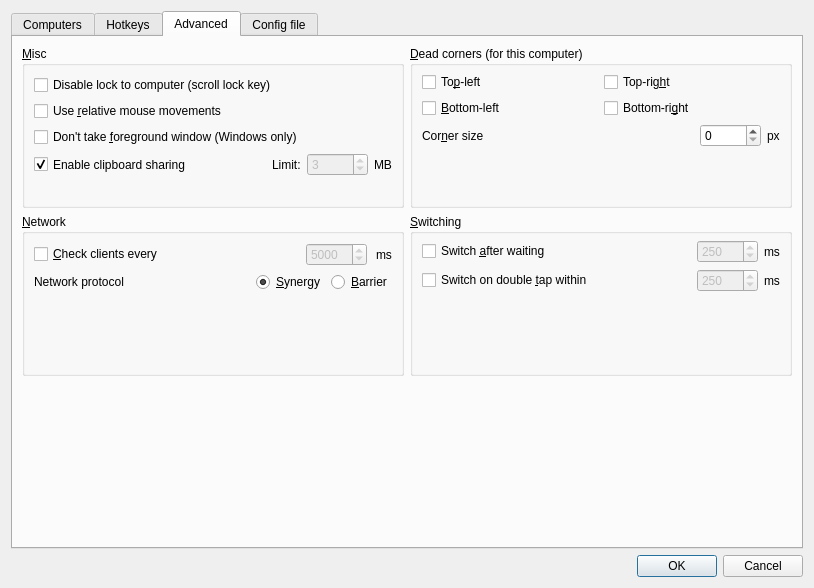
<?xml version="1.0" encoding="UTF-8"?>
<ui version="4.0">
 <class>ServerConfigDialog</class>
 <widget class="QDialog" name="ServerConfigDialog">
  <property name="geometry">
   <rect>
    <x>0</x>
    <y>0</y>
    <width>814</width>
    <height>588</height>
   </rect>
  </property>
  <property name="minimumSize">
   <size>
    <width>0</width>
    <height>0</height>
   </size>
  </property>
  <property name="windowTitle">
   <string>Server Configuration</string>
  </property>
  <layout class="QVBoxLayout">
   <item>
    <widget class="QTabWidget" name="tabWidget">
     <property name="currentIndex">
      <number>2</number>
     </property>
     <widget class="QWidget" name="tabComputers">
      <attribute name="title">
       <string>Computers</string>
      </attribute>
      <layout class="QVBoxLayout">
       <property name="leftMargin">
        <number>6</number>
       </property>
       <property name="topMargin">
        <number>5</number>
       </property>
       <property name="rightMargin">
        <number>6</number>
       </property>
       <property name="bottomMargin">
        <number>5</number>
       </property>
       <item>
        <layout class="QHBoxLayout" name="layoutComputers">
         <property name="spacing">
          <number>6</number>
         </property>
         <item>
          <widget class="TrashScreenWidget" name="lblRemoveScreen">
           <property name="acceptDrops">
            <bool>true</bool>
           </property>
           <property name="toolTip">
            <string>Drag a computer from the grid to the trashcan to remove it.</string>
           </property>
           <property name="frameShape">
            <enum>QFrame::Shape::StyledPanel</enum>
           </property>
           <property name="frameShadow">
            <enum>QFrame::Shadow::Raised</enum>
           </property>
          </widget>
         </item>
         <item>
          <spacer name="horizontalSpacer_21">
           <property name="orientation">
            <enum>Qt::Orientation::Horizontal</enum>
           </property>
           <property name="sizeHint" stdset="0">
            <size>
             <width>40</width>
             <height>20</height>
            </size>
           </property>
          </spacer>
         </item>
         <item>
          <widget class="QLabel" name="label_2">
           <property name="sizePolicy">
            <sizepolicy hsizetype="Preferred" vsizetype="Preferred">
             <horstretch>1</horstretch>
             <verstretch>0</verstretch>
            </sizepolicy>
           </property>
           <property name="maximumSize">
            <size>
             <width>310</width>
             <height>16777215</height>
            </size>
           </property>
           <property name="text">
            <string>Configure the layout of your computer displays by dragging to where you want.</string>
           </property>
           <property name="alignment">
            <set>Qt::AlignmentFlag::AlignCenter</set>
           </property>
           <property name="wordWrap">
            <bool>true</bool>
           </property>
           <property name="indent">
            <number>-1</number>
           </property>
          </widget>
         </item>
         <item>
          <spacer name="horizontalSpacer_22">
           <property name="orientation">
            <enum>Qt::Orientation::Horizontal</enum>
           </property>
           <property name="sizeHint" stdset="0">
            <size>
             <width>40</width>
             <height>20</height>
            </size>
           </property>
          </spacer>
         </item>
         <item>
          <widget class="NewScreenWidget" name="lblNewScreen">
           <property name="toolTip">
            <string>Drag to the grid to add a new computer.</string>
           </property>
           <property name="frameShape">
            <enum>QFrame::Shape::StyledPanel</enum>
           </property>
           <property name="frameShadow">
            <enum>QFrame::Shadow::Raised</enum>
           </property>
          </widget>
         </item>
        </layout>
       </item>
       <item>
        <spacer name="verticalSpacer">
         <property name="orientation">
          <enum>Qt::Orientation::Vertical</enum>
         </property>
         <property name="sizeType">
          <enum>QSizePolicy::Policy::Fixed</enum>
         </property>
         <property name="sizeHint" stdset="0">
          <size>
           <width>20</width>
           <height>10</height>
          </size>
         </property>
        </spacer>
       </item>
       <item>
        <widget class="ScreenSetupView" name="screenSetupView">
         <property name="sizePolicy">
          <sizepolicy hsizetype="MinimumExpanding" vsizetype="Expanding">
           <horstretch>0</horstretch>
           <verstretch>0</verstretch>
          </sizepolicy>
         </property>
         <property name="acceptDrops">
          <bool>true</bool>
         </property>
         <property name="autoFillBackground">
          <bool>false</bool>
         </property>
        </widget>
       </item>
      </layout>
     </widget>
     <widget class="QWidget" name="tabHotkeys">
      <attribute name="title">
       <string>Hotkeys</string>
      </attribute>
      <layout class="QHBoxLayout" name="_2">
       <item>
        <widget class="QGroupBox" name="groupHotkeys">
         <property name="title">
          <string>&amp;Hotkeys</string>
         </property>
         <layout class="QGridLayout" name="_3">
          <item row="0" column="0" rowspan="4">
           <widget class="QListWidget" name="listHotkeys"/>
          </item>
          <item row="0" column="1">
           <widget class="QPushButton" name="btnNewHotkey">
            <property name="enabled">
             <bool>true</bool>
            </property>
            <property name="text">
             <string>&amp;New</string>
            </property>
           </widget>
          </item>
          <item row="1" column="1">
           <widget class="QPushButton" name="btnEditHotkey">
            <property name="enabled">
             <bool>false</bool>
            </property>
            <property name="text">
             <string>&amp;Edit</string>
            </property>
           </widget>
          </item>
          <item row="2" column="1">
           <widget class="QPushButton" name="btnRemoveHotkey">
            <property name="enabled">
             <bool>false</bool>
            </property>
            <property name="text">
             <string>&amp;Remove</string>
            </property>
           </widget>
          </item>
          <item row="3" column="1">
           <spacer name="hotkeySpacer">
            <property name="orientation">
             <enum>Qt::Orientation::Vertical</enum>
            </property>
            <property name="sizeHint" stdset="0">
             <size>
              <width>75</width>
              <height>161</height>
             </size>
            </property>
           </spacer>
          </item>
         </layout>
        </widget>
       </item>
       <item>
        <widget class="QGroupBox" name="groupActions">
         <property name="font">
          <font>
           <kerning>true</kerning>
          </font>
         </property>
         <property name="title">
          <string>A&amp;ctions</string>
         </property>
         <layout class="QGridLayout">
          <item row="0" column="0" rowspan="4">
           <widget class="QListWidget" name="listActions"/>
          </item>
          <item row="0" column="1">
           <widget class="QPushButton" name="btnNewAction">
            <property name="enabled">
             <bool>false</bool>
            </property>
            <property name="text">
             <string>Ne&amp;w</string>
            </property>
           </widget>
          </item>
          <item row="1" column="1">
           <widget class="QPushButton" name="btnEditAction">
            <property name="enabled">
             <bool>false</bool>
            </property>
            <property name="text">
             <string>E&amp;dit</string>
            </property>
           </widget>
          </item>
          <item row="2" column="1">
           <widget class="QPushButton" name="btnRemoveAction">
            <property name="enabled">
             <bool>false</bool>
            </property>
            <property name="text">
             <string>Re&amp;move</string>
            </property>
           </widget>
          </item>
          <item row="3" column="1">
           <spacer name="actionSpacer">
            <property name="orientation">
             <enum>Qt::Orientation::Vertical</enum>
            </property>
            <property name="sizeHint" stdset="0">
             <size>
              <width>20</width>
              <height>40</height>
             </size>
            </property>
           </spacer>
          </item>
         </layout>
        </widget>
       </item>
      </layout>
     </widget>
     <widget class="QWidget" name="tabAdvanced">
      <attribute name="title">
       <string>Advanced</string>
      </attribute>
      <layout class="QGridLayout" name="m_pGridCorners">
       <item row="0" column="1">
        <widget class="QGroupBox" name="m_pGroupCorners">
         <property name="font">
          <font>
           <kerning>true</kerning>
          </font>
         </property>
         <property name="title">
          <string>&amp;Dead corners (for this computer)</string>
         </property>
         <property name="checked">
          <bool>false</bool>
         </property>
         <layout class="QVBoxLayout" name="verticalLayout_6">
          <property name="topMargin">
           <number>6</number>
          </property>
          <item>
           <layout class="QGridLayout" name="m_pLayoutCorners">
            <item row="1" column="0">
             <widget class="QCheckBox" name="m_pCheckBoxCornerBottomLeft">
              <property name="text">
               <string>&amp;Bottom-left</string>
              </property>
             </widget>
            </item>
            <item row="0" column="0">
             <widget class="QCheckBox" name="m_pCheckBoxCornerTopLeft">
              <property name="text">
               <string>To&amp;p-left</string>
              </property>
             </widget>
            </item>
            <item row="1" column="1">
             <widget class="QCheckBox" name="m_pCheckBoxCornerBottomRight">
              <property name="text">
               <string>Bottom-ri&amp;ght</string>
              </property>
             </widget>
            </item>
            <item row="0" column="1">
             <widget class="QCheckBox" name="m_pCheckBoxCornerTopRight">
              <property name="text">
               <string>Top-rig&amp;ht</string>
              </property>
             </widget>
            </item>
           </layout>
          </item>
          <item>
           <layout class="QHBoxLayout" name="m_pLayoutCornerSize">
            <item>
             <widget class="QLabel" name="label">
              <property name="text">
               <string>Cor&amp;ner size</string>
              </property>
              <property name="buddy">
               <cstring>m_pSpinBoxSwitchCornerSize</cstring>
              </property>
             </widget>
            </item>
            <item>
             <spacer name="horizontalSpacer_7">
              <property name="orientation">
               <enum>Qt::Orientation::Horizontal</enum>
              </property>
              <property name="sizeHint" stdset="0">
               <size>
                <width>40</width>
                <height>20</height>
               </size>
              </property>
             </spacer>
            </item>
            <item>
             <widget class="QSpinBox" name="m_pSpinBoxSwitchCornerSize">
              <property name="maximum">
               <number>30000</number>
              </property>
             </widget>
            </item>
            <item>
             <widget class="QLabel" name="label_3">
              <property name="sizePolicy">
               <sizepolicy hsizetype="Minimum" vsizetype="Minimum">
                <horstretch>0</horstretch>
                <verstretch>0</verstretch>
               </sizepolicy>
              </property>
              <property name="text">
               <string>px</string>
              </property>
             </widget>
            </item>
           </layout>
          </item>
          <item>
           <spacer name="verticalSpacer_7">
            <property name="orientation">
             <enum>Qt::Orientation::Vertical</enum>
            </property>
            <property name="sizeHint" stdset="0">
             <size>
              <width>20</width>
              <height>0</height>
             </size>
            </property>
           </spacer>
          </item>
         </layout>
        </widget>
       </item>
       <item row="0" column="0">
        <widget class="QGroupBox" name="groupMisc">
         <property name="font">
          <font>
           <kerning>false</kerning>
          </font>
         </property>
         <property name="title">
          <string>&amp;Misc</string>
         </property>
         <layout class="QVBoxLayout" name="verticalLayout_4">
          <item>
           <widget class="QCheckBox" name="cbDisableLockToScreen">
            <property name="text">
             <string>Disable lock to computer (scroll lock key)</string>
            </property>
           </widget>
          </item>
          <item>
           <widget class="QCheckBox" name="cbRelativeMouseMoves">
            <property name="enabled">
             <bool>true</bool>
            </property>
            <property name="text">
             <string>Use &amp;relative mouse movements</string>
            </property>
           </widget>
          </item>
          <item>
           <widget class="QCheckBox" name="cbWin32KeepForeground">
            <property name="enabled">
             <bool>true</bool>
            </property>
            <property name="text">
             <string>Don't take &amp;foreground window (Windows only)</string>
            </property>
           </widget>
          </item>
          <item>
           <layout class="QHBoxLayout" name="layoutClipboard">
            <property name="spacing">
             <number>6</number>
            </property>
            <item>
             <widget class="QCheckBox" name="cbEnableClipboard">
              <property name="sizePolicy">
               <sizepolicy hsizetype="Minimum" vsizetype="Preferred">
                <horstretch>0</horstretch>
                <verstretch>0</verstretch>
               </sizepolicy>
              </property>
              <property name="text">
               <string>Enable clipboard sharing</string>
              </property>
              <property name="checked">
               <bool>true</bool>
              </property>
             </widget>
            </item>
            <item>
             <spacer name="horizontalSpacer">
              <property name="orientation">
               <enum>Qt::Orientation::Horizontal</enum>
              </property>
              <property name="sizeHint" stdset="0">
               <size>
                <width>40</width>
                <height>20</height>
               </size>
              </property>
             </spacer>
            </item>
            <item>
             <widget class="QLabel" name="label_7">
              <property name="text">
               <string>Limit:</string>
              </property>
             </widget>
            </item>
            <item>
             <widget class="QSpinBox" name="sbClipboardSizeLimit">
              <property name="enabled">
               <bool>false</bool>
              </property>
              <property name="maximum">
               <number>10000</number>
              </property>
              <property name="value">
               <number>3</number>
              </property>
             </widget>
            </item>
            <item>
             <widget class="QLabel" name="label_4">
              <property name="text">
               <string>MB</string>
              </property>
             </widget>
            </item>
           </layout>
          </item>
          <item>
           <spacer name="verticalSpacer_6">
            <property name="orientation">
             <enum>Qt::Orientation::Vertical</enum>
            </property>
            <property name="sizeHint" stdset="0">
             <size>
              <width>20</width>
              <height>0</height>
             </size>
            </property>
           </spacer>
          </item>
         </layout>
        </widget>
       </item>
       <item row="1" column="0">
        <widget class="QGroupBox" name="groupNetwork">
         <property name="title">
          <string>&amp;Network</string>
         </property>
         <layout class="QVBoxLayout" name="verticalLayout_5">
          <item>
           <layout class="QHBoxLayout" name="_4">
            <property name="spacing">
             <number>9</number>
            </property>
            <property name="leftMargin">
             <number>0</number>
            </property>
            <item>
             <widget class="QCheckBox" name="cbHeartbeat">
              <property name="enabled">
               <bool>true</bool>
              </property>
              <property name="whatsThis">
               <string>&lt;html&gt;&lt;head/&gt;&lt;body&gt;&lt;p&gt;Enables the network heartbeat to ping clients every &lt;span style=&quot; font-style:italic;&quot;&gt;n&lt;/span&gt; seconds. This may help to diagnose network problems by retrying the connection if the client becomes unresponsive.&lt;/p&gt;&lt;/body&gt;&lt;/html&gt;</string>
              </property>
              <property name="text">
               <string>&amp;Check clients every</string>
              </property>
             </widget>
            </item>
            <item>
             <spacer name="spacerNetwork">
              <property name="orientation">
               <enum>Qt::Orientation::Horizontal</enum>
              </property>
              <property name="sizeHint" stdset="0">
               <size>
                <width>40</width>
                <height>20</height>
               </size>
              </property>
             </spacer>
            </item>
            <item>
             <widget class="QSpinBox" name="sbHeartbeat">
              <property name="enabled">
               <bool>false</bool>
              </property>
              <property name="sizePolicy">
               <sizepolicy hsizetype="Maximum" vsizetype="Fixed">
                <horstretch>0</horstretch>
                <verstretch>0</verstretch>
               </sizepolicy>
              </property>
              <property name="minimum">
               <number>1000</number>
              </property>
              <property name="maximum">
               <number>30000</number>
              </property>
              <property name="singleStep">
               <number>1000</number>
              </property>
              <property name="value">
               <number>5000</number>
              </property>
             </widget>
            </item>
            <item>
             <widget class="QLabel" name="m_pLabel_16">
              <property name="text">
               <string>ms</string>
              </property>
             </widget>
            </item>
           </layout>
          </item>
          <item>
           <layout class="QHBoxLayout" name="horizontalLayout_5">
            <item>
             <widget class="QLabel" name="m_pLabelProtocol">
              <property name="whatsThis">
               <string>&lt;p&gt;Enables compatibility with programs that use either the Synergy or Barrier protocols:&lt;/p&gt;
&lt;ul&gt;
&lt;li&gt;Deskflow uses the Synergy protocol.&lt;/li&gt;
&lt;li&gt;Input Leap uses the Barrier protocol.&lt;/li&gt;
&lt;/ul&gt;
&lt;p&gt;A Deskflow client will automatically use either the Synergy or Barrier protocol depending on the server protocol.&lt;/p&gt;</string>
              </property>
              <property name="text">
               <string>Network protocol</string>
              </property>
             </widget>
            </item>
            <item>
             <spacer name="horizontalSpacer_8">
              <property name="orientation">
               <enum>Qt::Orientation::Horizontal</enum>
              </property>
              <property name="sizeHint" stdset="0">
               <size>
                <width>40</width>
                <height>20</height>
               </size>
              </property>
             </spacer>
            </item>
            <item>
             <widget class="QRadioButton" name="m_pRadioProtocolSynergy">
              <property name="text">
               <string>&amp;Synergy</string>
              </property>
              <property name="checked">
               <bool>true</bool>
              </property>
             </widget>
            </item>
            <item>
             <widget class="QRadioButton" name="m_pRadioProtocolBarrier">
              <property name="text">
               <string>&amp;Barrier</string>
              </property>
             </widget>
            </item>
           </layout>
          </item>
          <item>
           <spacer name="verticalSpacer_3">
            <property name="orientation">
             <enum>Qt::Orientation::Vertical</enum>
            </property>
            <property name="sizeHint" stdset="0">
             <size>
              <width>20</width>
              <height>0</height>
             </size>
            </property>
           </spacer>
          </item>
         </layout>
        </widget>
       </item>
       <item row="1" column="1">
        <widget class="QGroupBox" name="m_pGroupSwitch">
         <property name="font">
          <font>
           <kerning>true</kerning>
          </font>
         </property>
         <property name="title">
          <string>&amp;Switching</string>
         </property>
         <layout class="QVBoxLayout">
          <property name="spacing">
           <number>6</number>
          </property>
          <property name="topMargin">
           <number>6</number>
          </property>
          <property name="bottomMargin">
           <number>6</number>
          </property>
          <item>
           <layout class="QHBoxLayout">
            <item>
             <widget class="QCheckBox" name="m_pCheckBoxSwitchDelay">
              <property name="enabled">
               <bool>true</bool>
              </property>
              <property name="text">
               <string>Switch &amp;after waiting</string>
              </property>
             </widget>
            </item>
            <item>
             <spacer>
              <property name="orientation">
               <enum>Qt::Orientation::Horizontal</enum>
              </property>
              <property name="sizeHint" stdset="0">
               <size>
                <width>40</width>
                <height>20</height>
               </size>
              </property>
             </spacer>
            </item>
            <item>
             <widget class="QSpinBox" name="m_pSpinBoxSwitchDelay">
              <property name="enabled">
               <bool>false</bool>
              </property>
              <property name="minimum">
               <number>10</number>
              </property>
              <property name="maximum">
               <number>10000</number>
              </property>
              <property name="singleStep">
               <number>10</number>
              </property>
              <property name="value">
               <number>250</number>
              </property>
             </widget>
            </item>
            <item>
             <widget class="QLabel" name="m_pLabel_14">
              <property name="text">
               <string>ms</string>
              </property>
             </widget>
            </item>
           </layout>
          </item>
          <item>
           <layout class="QHBoxLayout">
            <item>
             <widget class="QCheckBox" name="m_pCheckBoxSwitchDoubleTap">
              <property name="enabled">
               <bool>true</bool>
              </property>
              <property name="text">
               <string>Switch on double &amp;tap within</string>
              </property>
             </widget>
            </item>
            <item>
             <spacer>
              <property name="orientation">
               <enum>Qt::Orientation::Horizontal</enum>
              </property>
              <property name="sizeHint" stdset="0">
               <size>
                <width>40</width>
                <height>20</height>
               </size>
              </property>
             </spacer>
            </item>
            <item>
             <widget class="QSpinBox" name="m_pSpinBoxSwitchDoubleTap">
              <property name="enabled">
               <bool>false</bool>
              </property>
              <property name="minimum">
               <number>10</number>
              </property>
              <property name="maximum">
               <number>10000</number>
              </property>
              <property name="singleStep">
               <number>10</number>
              </property>
              <property name="value">
               <number>250</number>
              </property>
             </widget>
            </item>
            <item>
             <widget class="QLabel" name="m_pLabel_15">
              <property name="text">
               <string>ms</string>
              </property>
             </widget>
            </item>
           </layout>
          </item>
          <item>
           <spacer name="verticalSpacer_5">
            <property name="orientation">
             <enum>Qt::Orientation::Vertical</enum>
            </property>
            <property name="sizeHint" stdset="0">
             <size>
              <width>20</width>
              <height>0</height>
             </size>
            </property>
           </spacer>
          </item>
         </layout>
        </widget>
       </item>
       <item row="2" column="0">
        <spacer name="verticalSpacer_2">
         <property name="orientation">
          <enum>Qt::Orientation::Vertical</enum>
         </property>
         <property name="sizeHint" stdset="0">
          <size>
           <width>20</width>
           <height>40</height>
          </size>
         </property>
        </spacer>
       </item>
      </layout>
     </widget>
     <widget class="QWidget" name="m_pTabAdvancedConfig">
      <property name="sizePolicy">
       <sizepolicy hsizetype="Preferred" vsizetype="Preferred">
        <horstretch>0</horstretch>
        <verstretch>0</verstretch>
       </sizepolicy>
      </property>
      <attribute name="title">
       <string>Config file</string>
      </attribute>
      <layout class="QVBoxLayout" name="verticalLayout_2">
       <property name="spacing">
        <number>15</number>
       </property>
       <property name="leftMargin">
        <number>120</number>
       </property>
       <property name="topMargin">
        <number>30</number>
       </property>
       <property name="rightMargin">
        <number>120</number>
       </property>
       <item alignment="Qt::AlignmentFlag::AlignHCenter">
        <widget class="QLabel" name="label_5">
         <property name="font">
          <font>
           <pointsize>18</pointsize>
           <bold>true</bold>
          </font>
         </property>
         <property name="text">
          <string>Core server config file</string>
         </property>
         <property name="textFormat">
          <enum>Qt::TextFormat::PlainText</enum>
         </property>
        </widget>
       </item>
       <item>
        <widget class="QLabel" name="label_6">
         <property name="text">
          <string>Use a server config file to create complex computer layouts that are not possible with the simple grid-based computer layout editor.

Enabling this setting will disable the server config GUI.</string>
         </property>
         <property name="textFormat">
          <enum>Qt::TextFormat::MarkdownText</enum>
         </property>
         <property name="alignment">
          <set>Qt::AlignmentFlag::AlignCenter</set>
         </property>
         <property name="wordWrap">
          <bool>true</bool>
         </property>
        </widget>
       </item>
       <item>
        <spacer name="verticalSpacer_4">
         <property name="orientation">
          <enum>Qt::Orientation::Vertical</enum>
         </property>
         <property name="sizeType">
          <enum>QSizePolicy::Policy::Maximum</enum>
         </property>
         <property name="sizeHint" stdset="0">
          <size>
           <width>20</width>
           <height>30</height>
          </size>
         </property>
        </spacer>
       </item>
       <item>
        <layout class="QHBoxLayout" name="m_pLayoutConfigCheckbox">
         <property name="leftMargin">
          <number>0</number>
         </property>
         <property name="topMargin">
          <number>0</number>
         </property>
         <item>
          <spacer name="horizontalSpacer_2">
           <property name="orientation">
            <enum>Qt::Orientation::Horizontal</enum>
           </property>
           <property name="sizeType">
            <enum>QSizePolicy::Policy::Expanding</enum>
           </property>
           <property name="sizeHint" stdset="0">
            <size>
             <width>40</width>
             <height>20</height>
            </size>
           </property>
          </spacer>
         </item>
         <item>
          <widget class="QCheckBox" name="m_pCheckBoxUseExternalConfig">
           <property name="sizePolicy">
            <sizepolicy hsizetype="Fixed" vsizetype="Fixed">
             <horstretch>0</horstretch>
             <verstretch>0</verstretch>
            </sizepolicy>
           </property>
           <property name="minimumSize">
            <size>
             <width>300</width>
             <height>0</height>
            </size>
           </property>
           <property name="text">
            <string>Use a server config file</string>
           </property>
          </widget>
         </item>
         <item>
          <spacer name="horizontalSpacer_3">
           <property name="orientation">
            <enum>Qt::Orientation::Horizontal</enum>
           </property>
           <property name="sizeType">
            <enum>QSizePolicy::Policy::Expanding</enum>
           </property>
           <property name="sizeHint" stdset="0">
            <size>
             <width>40</width>
             <height>20</height>
            </size>
           </property>
          </spacer>
         </item>
        </layout>
       </item>
       <item>
        <layout class="QHBoxLayout" name="m_pLayoutConfigPath">
         <property name="leftMargin">
          <number>40</number>
         </property>
         <property name="topMargin">
          <number>0</number>
         </property>
         <item>
          <spacer name="horizontalSpacer_4">
           <property name="orientation">
            <enum>Qt::Orientation::Horizontal</enum>
           </property>
           <property name="sizeType">
            <enum>QSizePolicy::Policy::Expanding</enum>
           </property>
           <property name="sizeHint" stdset="0">
            <size>
             <width>40</width>
             <height>20</height>
            </size>
           </property>
          </spacer>
         </item>
         <item>
          <widget class="QLabel" name="m_pLabelConfigFile">
           <property name="enabled">
            <bool>false</bool>
           </property>
           <property name="sizePolicy">
            <sizepolicy hsizetype="Fixed" vsizetype="Preferred">
             <horstretch>0</horstretch>
             <verstretch>0</verstretch>
            </sizepolicy>
           </property>
           <property name="minimumSize">
            <size>
             <width>96</width>
             <height>0</height>
            </size>
           </property>
           <property name="text">
            <string>Config file path</string>
           </property>
          </widget>
         </item>
         <item>
          <spacer name="horizontalSpacer_6">
           <property name="orientation">
            <enum>Qt::Orientation::Horizontal</enum>
           </property>
           <property name="sizeType">
            <enum>QSizePolicy::Policy::Fixed</enum>
           </property>
           <property name="sizeHint" stdset="0">
            <size>
             <width>10</width>
             <height>20</height>
            </size>
           </property>
          </spacer>
         </item>
         <item>
          <widget class="QLineEdit" name="m_pEditConfigFile">
           <property name="enabled">
            <bool>false</bool>
           </property>
           <property name="sizePolicy">
            <sizepolicy hsizetype="Fixed" vsizetype="Fixed">
             <horstretch>0</horstretch>
             <verstretch>0</verstretch>
            </sizepolicy>
           </property>
           <property name="minimumSize">
            <size>
             <width>180</width>
             <height>0</height>
            </size>
           </property>
          </widget>
         </item>
         <item>
          <widget class="QPushButton" name="m_pButtonBrowseConfigFile">
           <property name="enabled">
            <bool>false</bool>
           </property>
           <property name="sizePolicy">
            <sizepolicy hsizetype="Fixed" vsizetype="Fixed">
             <horstretch>0</horstretch>
             <verstretch>0</verstretch>
            </sizepolicy>
           </property>
           <property name="minimumSize">
            <size>
             <width>0</width>
             <height>0</height>
            </size>
           </property>
           <property name="cursor">
            <cursorShape>PointingHandCursor</cursorShape>
           </property>
           <property name="text">
            <string/>
           </property>
           <property name="flat">
            <bool>true</bool>
           </property>
          </widget>
         </item>
         <item>
          <spacer name="horizontalSpacer_5">
           <property name="orientation">
            <enum>Qt::Orientation::Horizontal</enum>
           </property>
           <property name="sizeType">
            <enum>QSizePolicy::Policy::Expanding</enum>
           </property>
           <property name="sizeHint" stdset="0">
            <size>
             <width>40</width>
             <height>20</height>
            </size>
           </property>
          </spacer>
         </item>
        </layout>
       </item>
       <item>
        <spacer name="verticalSpacer_1">
         <property name="orientation">
          <enum>Qt::Orientation::Vertical</enum>
         </property>
         <property name="sizeHint" stdset="0">
          <size>
           <width>20</width>
           <height>40</height>
          </size>
         </property>
        </spacer>
       </item>
      </layout>
     </widget>
    </widget>
   </item>
   <item>
    <widget class="QDialogButtonBox" name="buttonBox">
     <property name="orientation">
      <enum>Qt::Orientation::Horizontal</enum>
     </property>
     <property name="standardButtons">
      <set>QDialogButtonBox::StandardButton::Cancel|QDialogButtonBox::StandardButton::Ok</set>
     </property>
    </widget>
   </item>
  </layout>
 </widget>
 <customwidgets>
  <customwidget>
   <class>ScreenSetupView</class>
   <extends>QTableView</extends>
   <header>widgets/ScreenSetupView.h</header>
   <container>1</container>
  </customwidget>
  <customwidget>
   <class>TrashScreenWidget</class>
   <extends>QLabel</extends>
   <header>widgets/TrashScreenWidget.h</header>
  </customwidget>
  <customwidget>
   <class>NewScreenWidget</class>
   <extends>QLabel</extends>
   <header>widgets/NewScreenWidget.h</header>
  </customwidget>
 </customwidgets>
 <tabstops>
  <tabstop>m_pButtonBrowseConfigFile</tabstop>
  <tabstop>screenSetupView</tabstop>
  <tabstop>listHotkeys</tabstop>
  <tabstop>btnNewHotkey</tabstop>
  <tabstop>btnEditHotkey</tabstop>
  <tabstop>btnRemoveHotkey</tabstop>
  <tabstop>listActions</tabstop>
  <tabstop>btnNewAction</tabstop>
  <tabstop>btnEditAction</tabstop>
  <tabstop>btnRemoveAction</tabstop>
  <tabstop>m_pCheckBoxSwitchDelay</tabstop>
  <tabstop>m_pSpinBoxSwitchDelay</tabstop>
  <tabstop>m_pCheckBoxSwitchDoubleTap</tabstop>
  <tabstop>m_pSpinBoxSwitchDoubleTap</tabstop>
  <tabstop>cbEnableClipboard</tabstop>
  <tabstop>sbClipboardSizeLimit</tabstop>
  <tabstop>cbHeartbeat</tabstop>
  <tabstop>sbHeartbeat</tabstop>
  <tabstop>cbRelativeMouseMoves</tabstop>
  <tabstop>m_pSpinBoxSwitchCornerSize</tabstop>
  <tabstop>m_pCheckBoxUseExternalConfig</tabstop>
  <tabstop>m_pEditConfigFile</tabstop>
  <tabstop>tabWidget</tabstop>
 </tabstops>
 <resources/>
 <connections>
  <connection>
   <sender>m_pCheckBoxSwitchDelay</sender>
   <signal>toggled(bool)</signal>
   <receiver>m_pSpinBoxSwitchDelay</receiver>
   <slot>setEnabled(bool)</slot>
   <hints>
    <hint type="sourcelabel">
     <x>76</x>
     <y>88</y>
    </hint>
    <hint type="destinationlabel">
     <x>86</x>
     <y>88</y>
    </hint>
   </hints>
  </connection>
  <connection>
   <sender>m_pCheckBoxSwitchDoubleTap</sender>
   <signal>toggled(bool)</signal>
   <receiver>m_pSpinBoxSwitchDoubleTap</receiver>
   <slot>setEnabled(bool)</slot>
   <hints>
    <hint type="sourcelabel">
     <x>76</x>
     <y>81</y>
    </hint>
    <hint type="destinationlabel">
     <x>86</x>
     <y>81</y>
    </hint>
   </hints>
  </connection>
 </connections>
</ui>
